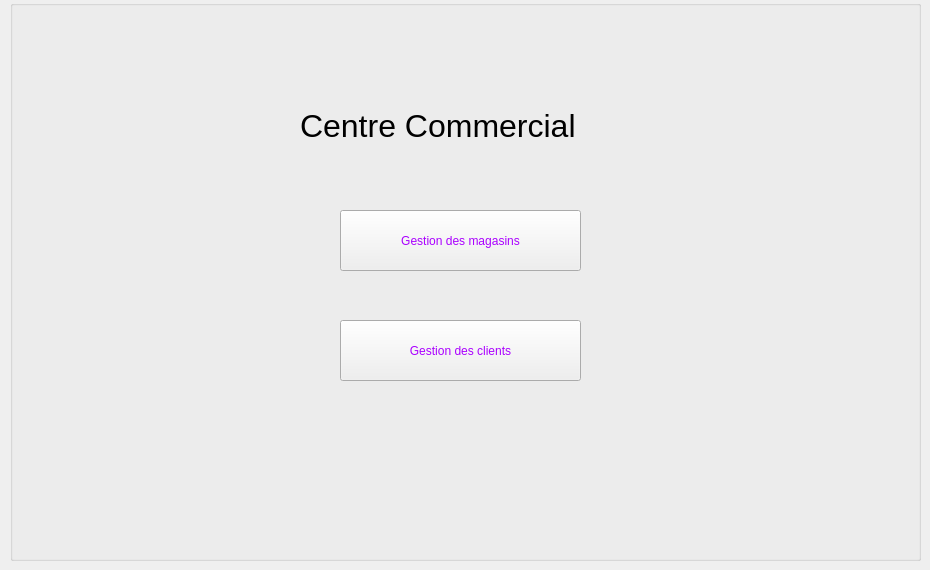
    <widget class="QWidget" name="Menu_app">
     <widget class="QGroupBox" name="groupBox_8">
      <property name="geometry">
       <rect>
        <x>10</x>
        <y>0</y>
        <width>911</width>
        <height>561</height>
       </rect>
      </property>
      <property name="title">
       <string/>
      </property>
      <widget class="QLabel" name="label_37">
       <property name="geometry">
        <rect>
         <x>-20</x>
         <y>-10</y>
         <width>951</width>
         <height>581</height>
        </rect>
       </property>
       <property name="text">
        <string/>
       </property>
       <property name="pixmap">
        <pixmap>../bgg.png</pixmap>
       </property>
      </widget>
      <widget class="QPushButton" name="pb_compte_offre">
       <property name="geometry">
        <rect>
         <x>330</x>
         <y>210</y>
         <width>241</width>
         <height>61</height>
        </rect>
       </property>
       <property name="styleSheet">
        <string notr="true">color: rgb(170, 0, 255);
font: 10pt &quot;MS Shell Dlg 2&quot;;</string>
       </property>
       <property name="text">
        <string>Gestion des magasins</string>
       </property>
      </widget>
      <widget class="QLabel" name="label_38">
       <property name="geometry">
        <rect>
         <x>790</x>
         <y>380</y>
         <width>121</width>
         <height>191</height>
        </rect>
       </property>
       <property name="text">
        <string/>
       </property>
       <property name="pixmap">
        <pixmap>../logoo.png</pixmap>
       </property>
      </widget>
      <widget class="QPushButton" name="pb_dd">
       <property name="geometry">
        <rect>
         <x>330</x>
         <y>320</y>
         <width>241</width>
         <height>61</height>
        </rect>
       </property>
       <property name="styleSheet">
        <string notr="true">color: rgb(170, 0, 255);
font: 10pt &quot;MS Shell Dlg 2&quot;;</string>
       </property>
       <property name="text">
        <string>Gestion des clients</string>
       </property>
      </widget>
      <widget class="QLabel" name="label">
       <property name="geometry">
        <rect>
         <x>290</x>
         <y>90</y>
         <width>351</width>
         <height>71</height>
        </rect>
       </property>
       <property name="palette">
        <palette>
         <active>
          <colorrole role="Highlight">
           <brush brushstyle="LinearGradientPattern">
            <gradient startx="0.000000000000000" starty="0.000000000000000" endx="1.000000000000000" endy="0.000000000000000" type="LinearGradient" spread="PadSpread" coordinatemode="ObjectBoundingMode">
             <gradientstop position="0.000000000000000">
              <color alpha="255">
               <red>245</red>
               <green>224</green>
               <blue>176</blue>
              </color>
             </gradientstop>
             <gradientstop position="0.090000000000000">
              <color alpha="255">
               <red>246</red>
               <green>189</green>
               <blue>237</blue>
              </color>
             </gradientstop>
             <gradientstop position="0.140000000000000">
              <color alpha="255">
               <red>194</red>
               <green>207</green>
               <blue>246</blue>
              </color>
             </gradientstop>
             <gradientstop position="0.190000000000000">
              <color alpha="255">
               <red>184</red>
               <green>160</green>
               <blue>168</blue>
              </color>
             </gradientstop>
             <gradientstop position="0.250000000000000">
              <color alpha="255">
               <red>171</red>
               <green>186</green>
               <blue>248</blue>
              </color>
             </gradientstop>
             <gradientstop position="0.320000000000000">
              <color alpha="255">
               <red>243</red>
               <green>248</green>
               <blue>224</blue>
              </color>
             </gradientstop>
             <gradientstop position="0.385000000000000">
              <color alpha="255">
               <red>249</red>
               <green>162</green>
               <blue>183</blue>
              </color>
             </gradientstop>
             <gradientstop position="0.470000000000000">
              <color alpha="255">
               <red>100</red>
               <green>115</green>
               <blue>124</blue>
              </color>
             </gradientstop>
             <gradientstop position="0.580000000000000">
              <color alpha="255">
               <red>251</red>
               <green>205</green>
               <blue>202</blue>
              </color>
             </gradientstop>
             <gradientstop position="0.650000000000000">
              <color alpha="255">
               <red>170</red>
               <green>128</green>
               <blue>185</blue>
              </color>
             </gradientstop>
             <gradientstop position="0.750000000000000">
              <color alpha="255">
               <red>252</red>
               <green>222</green>
               <blue>204</blue>
              </color>
             </gradientstop>
             <gradientstop position="0.805000000000000">
              <color alpha="255">
               <red>206</red>
               <green>122</green>
               <blue>218</blue>
              </color>
             </gradientstop>
             <gradientstop position="0.860000000000000">
              <color alpha="255">
               <red>254</red>
               <green>223</green>
               <blue>175</blue>
              </color>
             </gradientstop>
             <gradientstop position="0.910000000000000">
              <color alpha="255">
               <red>254</red>
               <green>236</green>
               <blue>244</blue>
              </color>
             </gradientstop>
             <gradientstop position="1.000000000000000">
              <color alpha="255">
               <red>255</red>
               <green>191</green>
               <blue>221</blue>
              </color>
             </gradientstop>
            </gradient>
           </brush>
          </colorrole>
          <colorrole role="LinkVisited">
           <brush brushstyle="SolidPattern">
            <color alpha="255">
             <red>170</red>
             <green>85</green>
             <blue>255</blue>
            </color>
           </brush>
          </colorrole>
         </active>
         <inactive>
          <colorrole role="Highlight">
           <brush brushstyle="LinearGradientPattern">
            <gradient startx="0.000000000000000" starty="0.000000000000000" endx="1.000000000000000" endy="0.000000000000000" type="LinearGradient" spread="PadSpread" coordinatemode="ObjectBoundingMode">
             <gradientstop position="0.000000000000000">
              <color alpha="255">
               <red>245</red>
               <green>224</green>
               <blue>176</blue>
              </color>
             </gradientstop>
             <gradientstop position="0.090000000000000">
              <color alpha="255">
               <red>246</red>
               <green>189</green>
               <blue>237</blue>
              </color>
             </gradientstop>
             <gradientstop position="0.140000000000000">
              <color alpha="255">
               <red>194</red>
               <green>207</green>
               <blue>246</blue>
              </color>
             </gradientstop>
             <gradientstop position="0.190000000000000">
              <color alpha="255">
               <red>184</red>
               <green>160</green>
               <blue>168</blue>
              </color>
             </gradientstop>
             <gradientstop position="0.250000000000000">
              <color alpha="255">
               <red>171</red>
               <green>186</green>
               <blue>248</blue>
              </color>
             </gradientstop>
             <gradientstop position="0.320000000000000">
              <color alpha="255">
               <red>243</red>
               <green>248</green>
               <blue>224</blue>
              </color>
             </gradientstop>
             <gradientstop position="0.385000000000000">
              <color alpha="255">
               <red>249</red>
               <green>162</green>
               <blue>183</blue>
              </color>
             </gradientstop>
             <gradientstop position="0.470000000000000">
              <color alpha="255">
               <red>100</red>
               <green>115</green>
               <blue>124</blue>
              </color>
             </gradientstop>
             <gradientstop position="0.580000000000000">
              <color alpha="255">
               <red>251</red>
               <green>205</green>
               <blue>202</blue>
              </color>
             </gradientstop>
             <gradientstop position="0.650000000000000">
              <color alpha="255">
               <red>170</red>
               <green>128</green>
               <blue>185</blue>
              </color>
             </gradientstop>
             <gradientstop position="0.750000000000000">
              <color alpha="255">
               <red>252</red>
               <green>222</green>
               <blue>204</blue>
              </color>
             </gradientstop>
             <gradientstop position="0.805000000000000">
              <color alpha="255">
               <red>206</red>
               <green>122</green>
               <blue>218</blue>
              </color>
             </gradientstop>
             <gradientstop position="0.860000000000000">
              <color alpha="255">
               <red>254</red>
               <green>223</green>
               <blue>175</blue>
              </color>
             </gradientstop>
             <gradientstop position="0.910000000000000">
              <color alpha="255">
               <red>254</red>
               <green>236</green>
               <blue>244</blue>
              </color>
             </gradientstop>
             <gradientstop position="1.000000000000000">
              <color alpha="255">
               <red>255</red>
               <green>191</green>
               <blue>221</blue>
              </color>
             </gradientstop>
            </gradient>
           </brush>
          </colorrole>
          <colorrole role="LinkVisited">
           <brush brushstyle="SolidPattern">
            <color alpha="255">
             <red>170</red>
             <green>85</green>
             <blue>255</blue>
            </color>
           </brush>
          </colorrole>
         </inactive>
         <disabled>
          <colorrole role="Highlight">
           <brush brushstyle="LinearGradientPattern">
            <gradient startx="0.000000000000000" starty="0.000000000000000" endx="1.000000000000000" endy="0.000000000000000" type="LinearGradient" spread="PadSpread" coordinatemode="ObjectBoundingMode">
             <gradientstop position="0.000000000000000">
              <color alpha="255">
               <red>245</red>
               <green>224</green>
               <blue>176</blue>
              </color>
             </gradientstop>
             <gradientstop position="0.090000000000000">
              <color alpha="255">
               <red>246</red>
               <green>189</green>
               <blue>237</blue>
              </color>
             </gradientstop>
             <gradientstop position="0.140000000000000">
              <color alpha="255">
               <red>194</red>
               <green>207</green>
               <blue>246</blue>
              </color>
             </gradientstop>
             <gradientstop position="0.190000000000000">
              <color alpha="255">
               <red>184</red>
               <green>160</green>
               <blue>168</blue>
              </color>
             </gradientstop>
             <gradientstop position="0.250000000000000">
              <color alpha="255">
               <red>171</red>
               <green>186</green>
               <blue>248</blue>
              </color>
             </gradientstop>
             <gradientstop position="0.320000000000000">
              <color alpha="255">
               <red>243</red>
               <green>248</green>
               <blue>224</blue>
              </color>
             </gradientstop>
             <gradientstop position="0.385000000000000">
              <color alpha="255">
               <red>249</red>
               <green>162</green>
               <blue>183</blue>
              </color>
             </gradientstop>
             <gradientstop position="0.470000000000000">
              <color alpha="255">
               <red>100</red>
               <green>115</green>
               <blue>124</blue>
              </color>
             </gradientstop>
             <gradientstop position="0.580000000000000">
              <color alpha="255">
               <red>251</red>
               <green>205</green>
               <blue>202</blue>
              </color>
             </gradientstop>
             <gradientstop position="0.650000000000000">
              <color alpha="255">
               <red>170</red>
               <green>128</green>
               <blue>185</blue>
              </color>
             </gradientstop>
             <gradientstop position="0.750000000000000">
              <color alpha="255">
               <red>252</red>
               <green>222</green>
               <blue>204</blue>
              </color>
             </gradientstop>
             <gradientstop position="0.805000000000000">
              <color alpha="255">
               <red>206</red>
               <green>122</green>
               <blue>218</blue>
              </color>
             </gradientstop>
             <gradientstop position="0.860000000000000">
              <color alpha="255">
               <red>254</red>
               <green>223</green>
               <blue>175</blue>
              </color>
             </gradientstop>
             <gradientstop position="0.910000000000000">
              <color alpha="255">
               <red>254</red>
               <green>236</green>
               <blue>244</blue>
              </color>
             </gradientstop>
             <gradientstop position="1.000000000000000">
              <color alpha="255">
               <red>255</red>
               <green>191</green>
               <blue>221</blue>
              </color>
             </gradientstop>
            </gradient>
           </brush>
          </colorrole>
          <colorrole role="LinkVisited">
           <brush brushstyle="SolidPattern">
            <color alpha="255">
             <red>170</red>
             <green>85</green>
             <blue>255</blue>
            </color>
           </brush>
          </colorrole>
         </disabled>
        </palette>
       </property>
       <property name="font">
        <font>
         <family>MS Shell Dlg 2</family>
         <pointsize>24</pointsize>
         <weight>9</weight>
         <italic>false</italic>
         <bold>false</bold>
         <underline>false</underline>
         <strikeout>false</strikeout>
         <kerning>false</kerning>
        </font>
       </property>
       <property name="styleSheet">
        <string notr="true">font: 75 24pt &quot;MS Shell Dlg 2&quot;;</string>
       </property>
       <property name="text">
        <string>Centre Commercial </string>
       </property>
      </widget>
     </widget>
    </widget>
